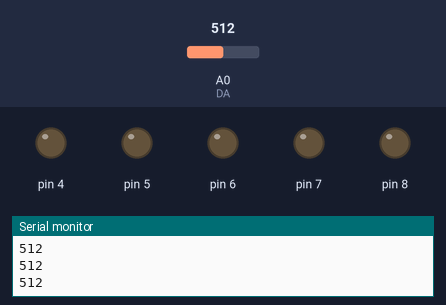
The sketch below on a simulated Arduino Uno, built with avr-gcc and run on an emulated ATmega328P. Shown: output pins drawn as LEDs (lit = HIGH), the last lines printed to the serial monitor. The test bench sets the inputs (shaded band); at power-on: A0 (DA) = 512.

Above: at 1.2 s.
1.3 s: A0 (DA) set to 900
At 2.5 s:
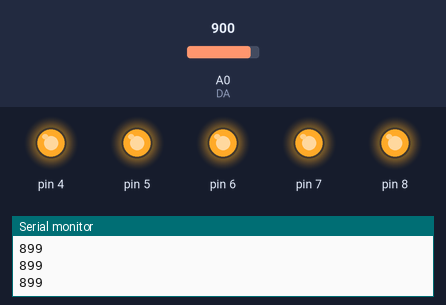
2.8 s: A0 (DA) set to 879
4.3 s: A0 (DA) set to 860
At 5.2 s:
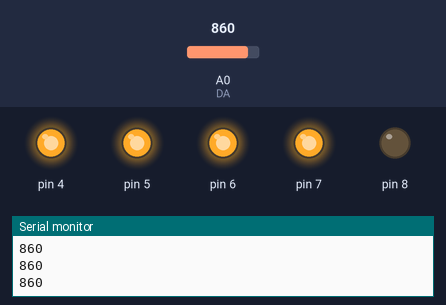
5.8 s: A0 (DA) set to 796
7.3 s: A0 (DA) set to 789
At 7.8 s:
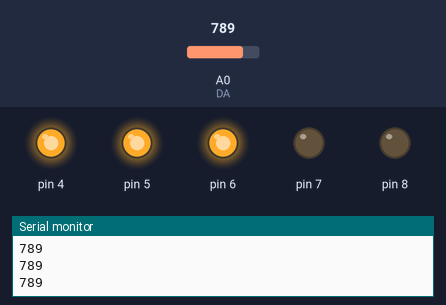
Timing chart, 0 to 9.8 s (numbered marks = the images above; inputs shaded):
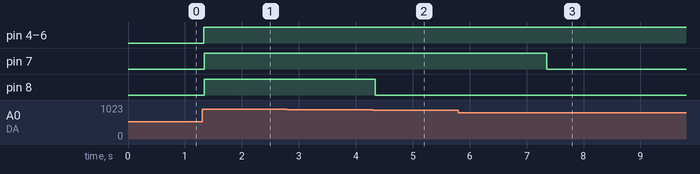

Measured:
- the behaviour switches between 870 and 869 on A0 (DA) (found by bisection; images 1 and 2)
- the behaviour switches between 790 and 789 on A0 (DA) (found by bisection; images 2 and 3)
- after the input at 1.3 s, pin 4–8: LOW → HIGH at once
- after the input at 4.3 s, pin 8: HIGH → LOW at once
- after the input at 7.3 s, pin 7: HIGH → LOW after 0.05 s

The sketch:

sketch_dec04a.ino
```cpp
int DO = 1; //Pin for Digital Output - DO
int DA = 0; // Pin for Analog Output - AO
int trsh = 760; //Set minimum threshold for LED lit
int trsh2 = 770;
int trsh3 = 780;
int trsh4 = 790;
int trsh5 = 870;
int sensorvalue = 0;
float EMA_a = 0.6;
int EMA_S = 0;

void setup() {
  Serial.begin(9600);
  pinMode(1, INPUT);
  pinMode(4, OUTPUT);
  pinMode(5, OUTPUT);
  pinMode(6, OUTPUT);
  pinMode(7, OUTPUT);
  pinMode(8, OUTPUT);
  EMA_S = analogRead(DA);
}

void loop() {
  sensorvalue = analogRead(DA);  //Read the analog value
//  Serial.print("Analog: ");
//  Serial.print(sensorvalue);  //Print the analog value
//  Serial.print("  ");
//  Serial.print("Digital: ");
//  Serial.println(digitalRead(DO));  //Print the digital value
  EMA_S = (EMA_a*sensorvalue) + ((1-EMA_a)*EMA_S);
  Serial.println(EMA_S);
  delay(25);


  if (sensorvalue >= trsh) { //Compare analog value with threshold
    digitalWrite(4,HIGH);
  }
  else {
    digitalWrite(4, LOW);
  }
  if (sensorvalue >= trsh2){
    digitalWrite(4, HIGH);
    digitalWrite(5, HIGH);
  }else{
    digitalWrite(5, LOW);
  }
    if (sensorvalue >= trsh3){
    digitalWrite(4, HIGH);
    digitalWrite(5, HIGH);
    digitalWrite(6, HIGH);
  }else{
    digitalWrite(6, LOW);
  }
    if (sensorvalue >= trsh4){
    digitalWrite(4, HIGH);
    digitalWrite(5, HIGH);
    digitalWrite(6, HIGH);
    digitalWrite(7, HIGH);
  }else{
    digitalWrite(7, LOW);
  }
  if (sensorvalue >= trsh5){
    digitalWrite(4, HIGH);
    digitalWrite(5, HIGH);
    digitalWrite(6, HIGH);
    digitalWrite(7, HIGH);
    digitalWrite(8, HIGH);
  }else{
    digitalWrite(8, LOW);
  }
  if (sensorvalue <= trsh){
    digitalWrite(4, LOW);
    digitalWrite(5, LOW);
    digitalWrite(6, LOW);
    digitalWrite(7, LOW);
    }

    delay(10);

}
```
